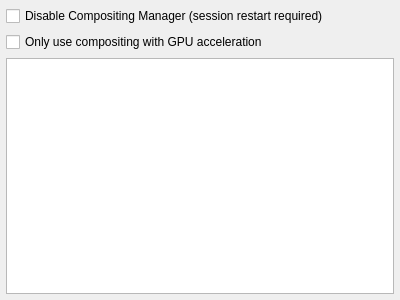
<?xml version="1.0" encoding="UTF-8"?>
<ui version="4.0">
 <class>page_compton</class>
 <widget class="QWidget" name="page_compton">
  <property name="geometry">
   <rect>
    <x>0</x>
    <y>0</y>
    <width>400</width>
    <height>300</height>
   </rect>
  </property>
  <property name="windowTitle">
   <string>Form</string>
  </property>
  <layout class="QVBoxLayout" name="verticalLayout">
   <property name="leftMargin">
    <number>6</number>
   </property>
   <property name="topMargin">
    <number>6</number>
   </property>
   <property name="rightMargin">
    <number>6</number>
   </property>
   <property name="bottomMargin">
    <number>6</number>
   </property>
   <item>
    <widget class="QCheckBox" name="check_disablecompton">
     <property name="text">
      <string>Disable Compositing Manager (session restart required)</string>
     </property>
    </widget>
   </item>
   <item>
    <widget class="QCheckBox" name="check_GPUverify">
     <property name="text">
      <string>Only use compositing with GPU acceleration </string>
     </property>
    </widget>
   </item>
   <item>
    <widget class="QPlainTextEdit" name="text_file"/>
   </item>
  </layout>
 </widget>
 <resources/>
 <connections/>
</ui>
